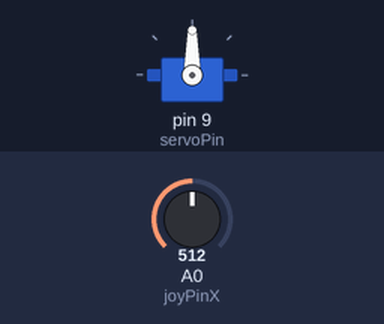
A sketch run on a simulated Arduino Uno, built with avr-gcc and run on an emulated ATmega328P. On the bench: servo. Inputs (shaded band) come from the test bench; at power-on: A0 (joyPinX) = 512. What the sketch prints to the serial monitor is not drawn.

Above: at 1.2 s.
1.3 s: A0 (joyPinX) set to 716
At 2.5 s:
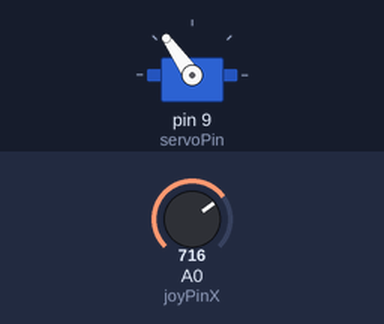
2.8 s: A0 (joyPinX) set to 900
At 3.5 s:
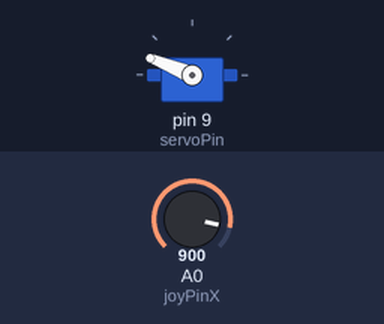
4.3 s: A0 (joyPinX) set to 1023
At 4.9 s:
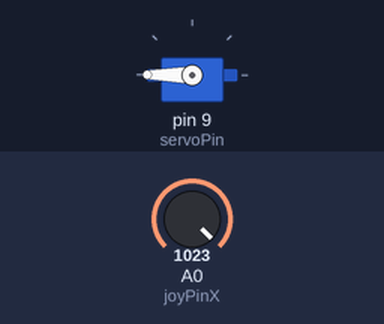
5.8 s: A0 (joyPinX) set to 306
At 7.0 s:
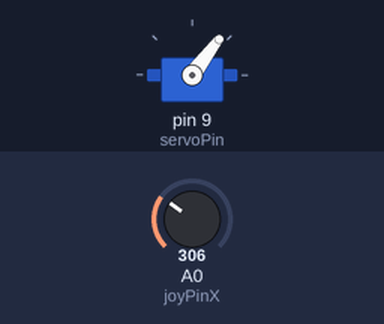
7.3 s: A0 (joyPinX) set to 122
At 8.4 s:
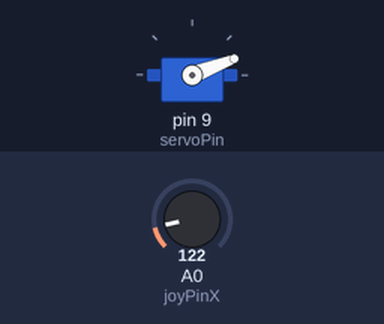
Timing chart, 0 to 9.8 s (numbered marks = the images above; inputs shaded):
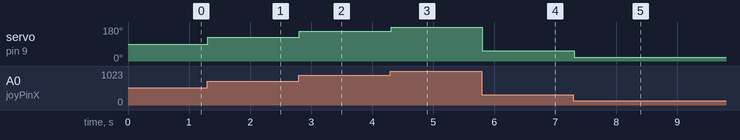

Measured:
- after the input at 1.3 s, servo on pin 9 (servoPin): 90° → 125° at once
- after the input at 2.8 s, servo on pin 9 (servoPin): 125° → 158° at once
- after the input at 4.3 s, servo on pin 9 (servoPin): 158° → 180° at once
- after the input at 5.8 s, servo on pin 9 (servoPin): 180° → 53° at once
- after the input at 7.3 s, servo on pin 9 (servoPin): 53° → 21° at once

The sketch:

4_MotorServoJoystick.ino
```cpp
#include <Servo.h>

// 1. Define the pins used
const int servoPin = 9;  // The SG90 signal wire is connected to Digital Pin 9
const int joyPinX = A0;  // The Joystick VRx (X-axis) is connected to Analog Pin A0

// 2. Create a Servo object
Servo myservo;

void setup() {
  // Attach the servo object to the pin
  myservo.attach(servoPin);

  // Optional: Start serial communication to debug/see values
  Serial.begin(9600);
  Serial.println("Joystick to Servo Control Initialized.");
}

void loop() {
  // 3. Read the raw value from the joystick X-axis
  int joyVal = analogRead(joyPinX);

  // 4. Map the joystick range (0 to 1023) to the servo range (0 to 180 degrees)
  // The 'map' function automatically handles the scaling.
  int servoAngle = map(joyVal, 0, 1023, 0, 180);

  // 5. Command the servo to move to the calculated angle
  myservo.write(servoAngle);

  // 6. Pause briefly to allow the servo to move and prevent jitter
  delay(15);
}
```
